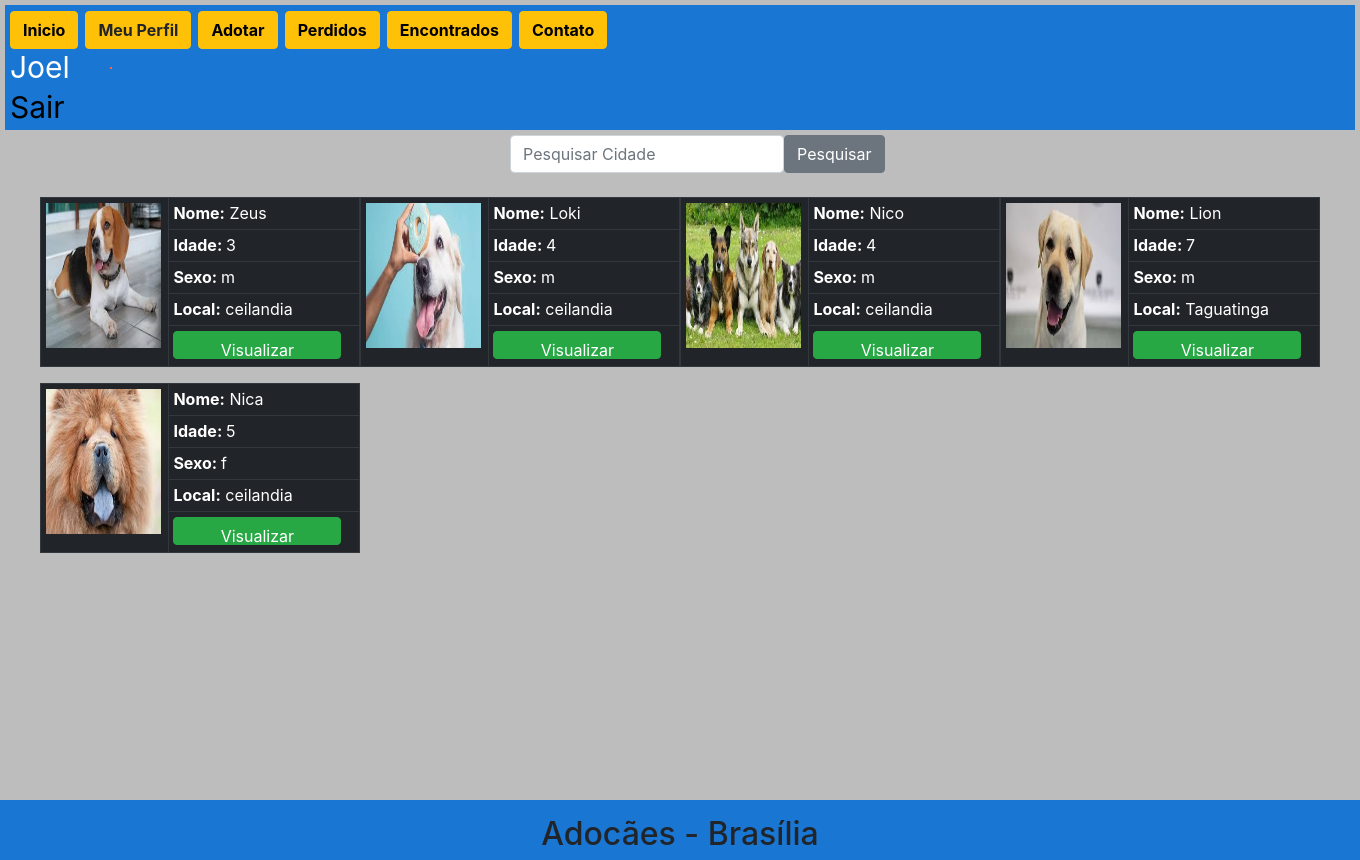
Screenshot of /View/encontrados.php (signed in) with the database file from the repository.
### tables this page shows
CREATE TABLE `cachorro` (
  `idCachorro` int(11) NOT NULL,
  `idUsuario` int(11) NOT NULL,
  `nome` varchar(20) NOT NULL,
  `email` varchar(20) NOT NULL,
  `endereco` varchar(30) DEFAULT NULL,
  `cidade` varchar(20) NOT NULL,
  `celular` varchar(10) NOT NULL,
  `nomeDoCao` varchar(20) NOT NULL,
  `idade` int(11) DEFAULT NULL,
  `sexo` char(1) NOT NULL,
  `imagem` varchar(100) NOT NULL,
  `informacao` varchar(255) DEFAULT NULL,
  `perfil` varchar(10) NOT NULL,
  `estatus` varchar(10) NOT NULL
);

### Controller/DAO/conexao.php (called while the page is built)
<?php
abstract class Conexao{
    private static $instance;
    public static function getInstance(){
        try {
            if(!isset(self::$instance)){
                self::$instance = new PDO("mysql:host=localhost;dbname=adocao", "root","0000");
                self::$instance->setAttribute(PDO:: ATTR_ERRMODE, PDO::ERRMODE_EXCEPTION);
            }
            return self::$instance;
        } catch (PDOException $exc) {
            echo $exc->getMessage();
        }
    }
}

### Controller/DAO/cachorroDAO.php (called while the page is built, shortened)
<?php
require_once 'conexao.php';
class CachorroDAO {
    private $pdo = null;
    public function __construct() {
        $this->pdo = Conexao::getInstance();
    }
    public function cachorroPerfil($perfil,$estatus,$cidade) {
        try {
            $sql = "SELECT
                    idCachorro,endereco,cidade,nomeDoCao,idade,sexo,imagem,perfil
                    FROM cachorro
                    WHERE perfil = ? AND estatus = ? AND cidade LIKE '%{$cidade}%'";
            $stmt = $this->pdo->prepare($sql);
            $stmt->bindValue(1, $perfil);
            $stmt->bindValue(2, $estatus);
            $stmt->execute();
            $usuario = $stmt->fetchAll(PDO::FETCH_ASSOC);
            return $usuario;
        } catch (PDOException $exc) {
            echo $exc->getMessage();
        }
    }
}

### View/encontrados.php (the view)
<html>
<head></head>
<body>
<?php include 'header.php';?>
<form action="" method="post">
		<table style="position: relative; left: 500px;";>
			<tr>
				<td><input class="form-control" type="text" name="pesquisa" placeholder="Pesquisar Cidade"></td>
				<td><input class="btn btn-secondary" type="submit" value=Pesquisar></td>
			</tr>
		</table>
	</form>
	<br>
<?php
require_once '../Controller/DAO/cachorroDAO.php';
$perifil = "Encontrado";
$estatus = "disponivel";
$cachorroDAO = new CachorroDAO();
if (! empty($_POST["pesquisa"])) {
    $cidade = $_POST["pesquisa"];
    $cachorro = $cachorroDAO->cachorroPerfil($perifil,$estatus,$cidade);
}else {
    $cidade = "";
    $cachorro = $cachorroDAO->cachorroPerfil($perifil,$estatus,$cidade);
}
echo "<table border=0 width=1310px; style='position:relative; left:30px';><tr><td>";
foreach ($cachorro as $c) {
    echo "<table border=1  class='table table-sm table-dark' cellspacing=10 style='float:left; width: 320px; height:170px;'>";
    echo "<tr>";
    echo "<td rowspan='5' width='40%'><img src='{$c["imagem"]}' width='115' height='145'></td>";
    echo "<td><b>Nome:</b> {$c["nomeDoCao"]}</td>	</tr>";
    if($c["idade"] == 0){
        echo "<tr>	<td><b>Idade: Nao Informado</b></td>	</tr>";
    }else {
        echo "<tr>	<td><b>Idade: </b>{$c["idade"]}</td>	</tr>";
    }
    echo "<tr>	<td><b>Sexo: </b>{$c["sexo"]}</td>	</tr>";
    echo "<tr>	<td><b>Local:</b> {$c["cidade"]}</td>	</tr>";
    if(!empty($_SESSION["usuario"])){
        echo "<tr><td><a href='notificarCao.php?codC={$c["idCachorro"]}&codU={$_SESSION["idUsuario"]}'><input class='btn btn-success' type='button' value='Visualizar' style='width:168;height:28'></a></td></tr>";
    }else {
    }
    echo "</table>";
}
echo "</td></tr>";
echo "</table>";
?>
</body>
</html>

### CSS/estilo.css (style rules this page uses)
* { margin:0; padding:0; }
body { padding-top:10px; padding-left:10px; }

### rows the page displays
cachorro: imagem (picture), nomeDoCao "Zeus", idade "3", sexo "m", cidade "ceilandia"
cachorro: imagem (picture), nomeDoCao "Loki", idade "4", sexo "m", cidade "ceilandia"
cachorro: imagem (picture), nomeDoCao "Nico", idade "4", sexo "m", cidade "ceilandia"
cachorro: imagem (picture), nomeDoCao "Lion", idade "7", sexo "m", cidade "Taguatinga"
cachorro: imagem (picture), nomeDoCao "Nica", idade "5", sexo "f", cidade "ceilandia"

### other values shown
$_SESSION["usuario"] "Joel"
